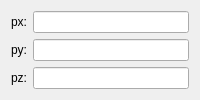
                    <widget class="QWidget" name="tab_10">
                     <attribute name="title">
                      <string> 6 </string>
                     </attribute>
                     <layout class="QGridLayout" name="gridLayout_26">
                      <item row="0" column="0">
                       <layout class="QHBoxLayout" name="horizontalLayout_37">
                        <item>
                         <widget class="QLabel" name="label_27">
                          <property name="text">
                           <string>px:</string>
                          </property>
                         </widget>
                        </item>
                        <item>
                         <widget class="QLineEdit" name="px6"/>
                        </item>
                       </layout>
                      </item>
                      <item row="1" column="0">
                       <layout class="QHBoxLayout" name="horizontalLayout_38">
                        <item>
                         <widget class="QLabel" name="label_28">
                          <property name="text">
                           <string>py:</string>
                          </property>
                         </widget>
                        </item>
                        <item>
                         <widget class="QLineEdit" name="py6"/>
                        </item>
                       </layout>
                      </item>
                      <item row="2" column="0">
                       <layout class="QHBoxLayout" name="horizontalLayout_39">
                        <item>
                         <widget class="QLabel" name="label_29">
                          <property name="text">
                           <string>pz:</string>
                          </property>
                         </widget>
                        </item>
                        <item>
                         <widget class="QLineEdit" name="pz6"/>
                        </item>
                       </layout>
                      </item>
                     </layout>
                    </widget>
